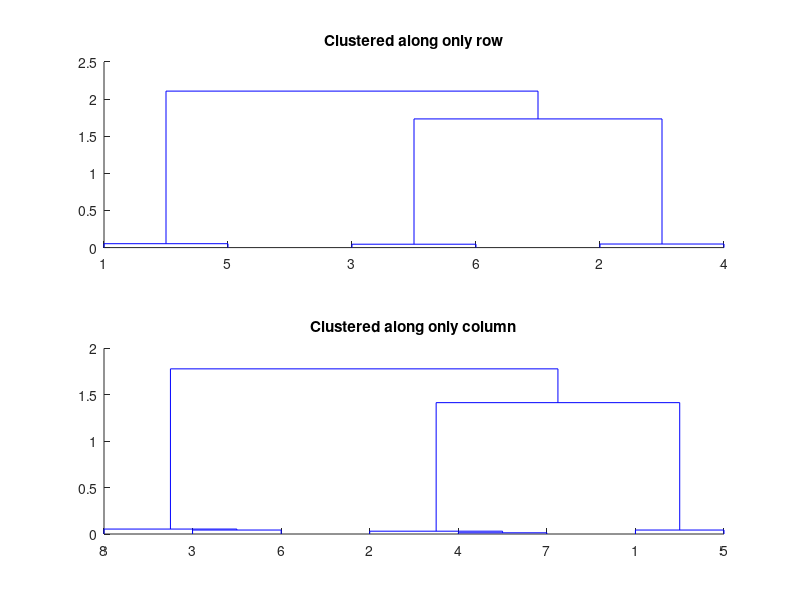
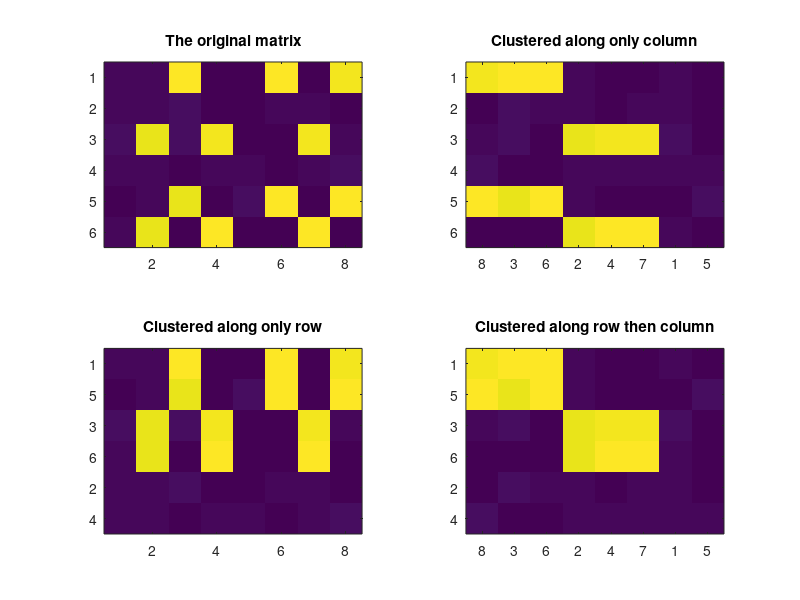

MATLAB code to generate these figures, in order:
%% Biclustering
% The program shows how to make biclustering algorithm based on the
% hierarchical clustering algorithm. This can be done by first clustering
% along row, then column, or vice versa. However, this method does NOT
% provide the subspace of the data. So, it's awkward to call this simple
% method "subspace clustering". Nevertheless, the advantages of this simple
% method are 1) it's simple 2) hierarchical 3) the number of cluster can be
% determined exactly by the user.
%
% We show: 1) How to perform biclustering the data based on hierarchical
% clustering algorithm.
% 2) How to get the permutation vector, and display the end results.
%
% Last updated: Thu, Nov 22, 2012
% =======================================
% Kittipat "Bot" Kampa
% kittipat@gmail.com
% Integrated Brain Imaging Center (IBIC)
% University of Washington
% =======================================

clear; close all; clc;
%% Load the data


x = [0 0 1 0 0 1 0 1;
     0 0 0 0 0 0 0 0;
     0 1 0 1 0 0 1 0;
     0 0 0 0 0 0 0 0;
     0 0 1 0 0 1 0 1;
     0 1 0 1 0 0 1 0];

A = x+0.01*randn(size(x)); 

row_name = {'1','2','3','4','5','6'};
col_name = {'1','2','3','4','5','6','7','8'};


%% Hierarchical clustering along the column
method = 'average';
metric = 'euclidean';
% cluster along row
tree_row = linkage(A,method,metric);
figure; subplot(2,1,1); title('Clustered along only row');
[~,T_row,perm_row] = dendrogram(tree_row,0); % 0 indicating # of clusters = # of examples
A_row = A(perm_row,:);
% cluster along column
tree_col = linkage(A',method,metric);
subplot(2,1,2); title('Clustered along only column');
[~,T_col,perm_col] = dendrogram(tree_col,0);
A_col = A(:,perm_col);
% cluster along both row then column
A_row_col = A_row(:,perm_col);

figure; 
subplot(2,2,1); imagesc(A); title('The original matrix');
subplot(2,2,3); imagesc(A_row); title('Clustered along only row');
set(gca,'YTick',[1:size(A,1)]); set(gca,'YTickLabel',row_name(perm_row)); 
subplot(2,2,2); imagesc(A_col); title('Clustered along only column');
set(gca,'XTick',[1:size(A,2)]); set(gca,'XTickLabel',col_name(perm_col)); 
subplot(2,2,4); imagesc(A_row_col); title('Clustered along row then column');
set(gca,'YTick',[1:size(A,1)]); set(gca,'YTickLabel',row_name(perm_row)); 
set(gca,'XTick',[1:size(A,2)]); set(gca,'XTickLabel',col_name(perm_col)); 